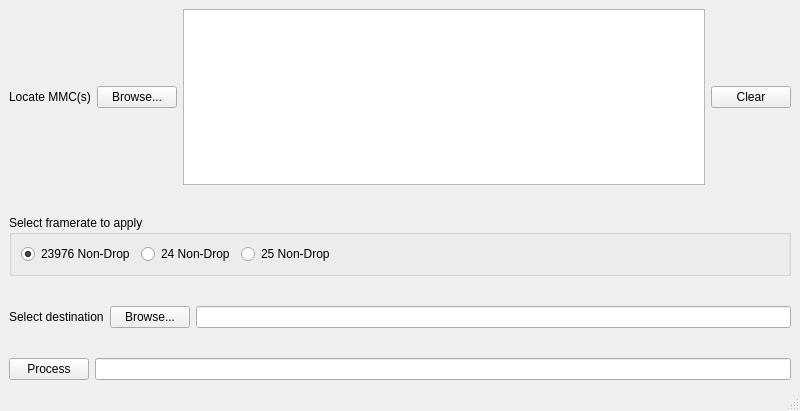
<?xml version="1.0" encoding="UTF-8"?>
<ui version="4.0">
 <class>AmazonFramerateApp</class>
 <widget class="QMainWindow" name="AmazonFramerateApp">
  <property name="geometry">
   <rect>
    <x>0</x>
    <y>0</y>
    <width>800</width>
    <height>411</height>
   </rect>
  </property>
  <property name="windowTitle">
   <string>Amazon Framerate Updater</string>
  </property>
  <property name="windowIcon">
   <iconset>
    <normaloff>amazon_logo.png</normaloff>amazon_logo.png</iconset>
  </property>
  <widget class="QWidget" name="centralwidget">
   <layout class="QVBoxLayout" name="verticalLayout">
    <item>
     <layout class="QHBoxLayout" name="horizontalLayout">
      <item>
       <widget class="QLabel" name="label">
        <property name="text">
         <string>Locate MMC(s)</string>
        </property>
       </widget>
      </item>
      <item>
       <widget class="QPushButton" name="original_btn">
        <property name="text">
         <string>Browse...</string>
        </property>
       </widget>
      </item>
      <item>
       <widget class="QPlainTextEdit" name="original_text">
        <property name="sizePolicy">
         <sizepolicy hsizetype="Expanding" vsizetype="Expanding">
          <horstretch>0</horstretch>
          <verstretch>0</verstretch>
         </sizepolicy>
        </property>
        <property name="readOnly">
         <bool>true</bool>
        </property>
       </widget>
      </item>
      <item>
       <widget class="QPushButton" name="clear_btn">
        <property name="text">
         <string>Clear</string>
        </property>
       </widget>
      </item>
     </layout>
    </item>
    <item>
     <spacer name="verticalSpacer">
      <property name="orientation">
       <enum>Qt::Vertical</enum>
      </property>
      <property name="sizeHint" stdset="0">
       <size>
        <width>20</width>
        <height>40</height>
       </size>
      </property>
     </spacer>
    </item>
    <item>
     <widget class="QGroupBox" name="groupBox">
      <property name="title">
       <string>Select framerate to apply</string>
      </property>
      <layout class="QHBoxLayout" name="horizontalLayout_4">
       <item>
        <widget class="QRadioButton" name="check_23976">
         <property name="text">
          <string>23976 Non-Drop</string>
         </property>
         <property name="checked">
          <bool>true</bool>
         </property>
        </widget>
       </item>
       <item>
        <widget class="QRadioButton" name="check_24">
         <property name="text">
          <string>24 Non-Drop</string>
         </property>
        </widget>
       </item>
       <item>
        <widget class="QRadioButton" name="check_25">
         <property name="text">
          <string>25 Non-Drop</string>
         </property>
        </widget>
       </item>
       <item>
        <spacer name="horizontalSpacer">
         <property name="orientation">
          <enum>Qt::Horizontal</enum>
         </property>
         <property name="sizeHint" stdset="0">
          <size>
           <width>40</width>
           <height>20</height>
          </size>
         </property>
        </spacer>
       </item>
      </layout>
     </widget>
    </item>
    <item>
     <spacer name="verticalSpacer_2">
      <property name="orientation">
       <enum>Qt::Vertical</enum>
      </property>
      <property name="sizeHint" stdset="0">
       <size>
        <width>20</width>
        <height>40</height>
       </size>
      </property>
     </spacer>
    </item>
    <item>
     <layout class="QHBoxLayout" name="horizontalLayout_2">
      <item>
       <widget class="QLabel" name="label_2">
        <property name="text">
         <string>Select destination</string>
        </property>
       </widget>
      </item>
      <item>
       <widget class="QPushButton" name="destination_btn">
        <property name="text">
         <string>Browse...</string>
        </property>
       </widget>
      </item>
      <item>
       <widget class="QLineEdit" name="destination_line">
        <property name="readOnly">
         <bool>true</bool>
        </property>
       </widget>
      </item>
     </layout>
    </item>
    <item>
     <spacer name="verticalSpacer_3">
      <property name="orientation">
       <enum>Qt::Vertical</enum>
      </property>
      <property name="sizeHint" stdset="0">
       <size>
        <width>20</width>
        <height>40</height>
       </size>
      </property>
     </spacer>
    </item>
    <item>
     <layout class="QHBoxLayout" name="horizontalLayout_3">
      <item>
       <widget class="QPushButton" name="process_btn">
        <property name="text">
         <string>Process</string>
        </property>
       </widget>
      </item>
      <item>
       <widget class="QLineEdit" name="process_line">
        <property name="readOnly">
         <bool>true</bool>
        </property>
       </widget>
      </item>
     </layout>
    </item>
   </layout>
  </widget>
  <widget class="QMenuBar" name="menubar">
   <property name="geometry">
    <rect>
     <x>0</x>
     <y>0</y>
     <width>800</width>
     <height>25</height>
    </rect>
   </property>
  </widget>
  <widget class="QStatusBar" name="statusbar"/>
 </widget>
 <resources/>
 <connections/>
</ui>
